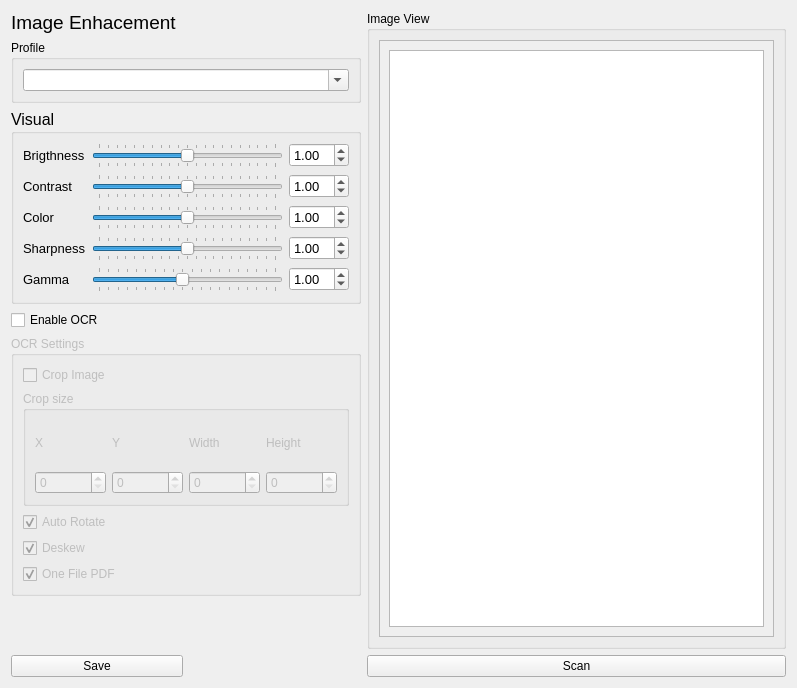
<?xml version="1.0" encoding="UTF-8"?>
<ui version="4.0">
 <class>Form</class>
 <widget class="QWidget" name="Form">
  <property name="geometry">
   <rect>
    <x>0</x>
    <y>0</y>
    <width>797</width>
    <height>688</height>
   </rect>
  </property>
  <property name="windowTitle">
   <string>Form</string>
  </property>
  <property name="windowIcon">
   <iconset theme="scanner"/>
  </property>
  <layout class="QGridLayout" name="gridLayout_3">
   <item row="0" column="0">
    <widget class="QLabel" name="label_2">
     <property name="font">
      <font>
       <pointsize>14</pointsize>
      </font>
     </property>
     <property name="text">
      <string>Image Enhacement</string>
     </property>
    </widget>
   </item>
   <item row="0" column="2" rowspan="8">
    <widget class="QGroupBox" name="groupBox">
     <property name="title">
      <string>Image View</string>
     </property>
     <layout class="QHBoxLayout" name="horizontalLayout">
      <item>
       <widget class="QScrollArea" name="scrollArea">
        <property name="widgetResizable">
         <bool>true</bool>
        </property>
        <widget class="QWidget" name="scrollAreaWidgetContents">
         <property name="geometry">
          <rect>
           <x>0</x>
           <y>0</y>
           <width>413</width>
           <height>594</height>
          </rect>
         </property>
         <layout class="QVBoxLayout" name="verticalLayout">
          <item>
           <widget class="QGraphicsView" name="view">
            <property name="alignment">
             <set>Qt::AlignmentFlag::AlignLeading|Qt::AlignmentFlag::AlignLeft|Qt::AlignmentFlag::AlignTop</set>
            </property>
            <property name="dragMode">
             <enum>QGraphicsView::DragMode::NoDrag</enum>
            </property>
           </widget>
          </item>
         </layout>
        </widget>
       </widget>
      </item>
     </layout>
    </widget>
   </item>
   <item row="8" column="0">
    <widget class="QPushButton" name="saveButton">
     <property name="text">
      <string>Save</string>
     </property>
    </widget>
   </item>
   <item row="4" column="0">
    <widget class="QCheckBox" name="OCR_Enabled">
     <property name="text">
      <string>Enable OCR</string>
     </property>
    </widget>
   </item>
   <item row="8" column="2">
    <widget class="QPushButton" name="scanButton">
     <property name="toolTip">
      <string>Enabled when connected to scanner</string>
     </property>
     <property name="text">
      <string>Scan</string>
     </property>
    </widget>
   </item>
   <item row="5" column="0" colspan="2">
    <widget class="QGroupBox" name="OCR_Box">
     <property name="enabled">
      <bool>false</bool>
     </property>
     <property name="minimumSize">
      <size>
       <width>350</width>
       <height>260</height>
      </size>
     </property>
     <property name="title">
      <string>OCR Settings</string>
     </property>
     <layout class="QVBoxLayout" name="verticalLayout_2">
      <item>
       <widget class="QCheckBox" name="checkCrop">
        <property name="text">
         <string>Crop Image</string>
        </property>
       </widget>
      </item>
      <item>
       <widget class="QGroupBox" name="groupBox_4">
        <property name="title">
         <string>Crop size</string>
        </property>
        <layout class="QGridLayout" name="gridLayout">
         <item row="1" column="1">
          <widget class="QSpinBox" name="cropY">
           <property name="maximum">
            <number>10000</number>
           </property>
          </widget>
         </item>
         <item row="1" column="2">
          <widget class="QSpinBox" name="cropW">
           <property name="maximum">
            <number>10000</number>
           </property>
          </widget>
         </item>
         <item row="0" column="0">
          <widget class="QLabel" name="label_5">
           <property name="text">
            <string>X</string>
           </property>
          </widget>
         </item>
         <item row="0" column="3">
          <widget class="QLabel" name="label_8">
           <property name="text">
            <string>Height</string>
           </property>
          </widget>
         </item>
         <item row="1" column="0">
          <widget class="QSpinBox" name="cropX">
           <property name="maximum">
            <number>10000</number>
           </property>
          </widget>
         </item>
         <item row="1" column="3">
          <widget class="QSpinBox" name="cropH">
           <property name="maximum">
            <number>10000</number>
           </property>
          </widget>
         </item>
         <item row="0" column="2">
          <widget class="QLabel" name="label_7">
           <property name="text">
            <string>Width</string>
           </property>
          </widget>
         </item>
         <item row="0" column="1">
          <widget class="QLabel" name="label_6">
           <property name="text">
            <string>Y</string>
           </property>
          </widget>
         </item>
        </layout>
       </widget>
      </item>
      <item>
       <widget class="QCheckBox" name="checkAutoRotate">
        <property name="enabled">
         <bool>false</bool>
        </property>
        <property name="text">
         <string>Auto Rotate</string>
        </property>
        <property name="checked">
         <bool>true</bool>
        </property>
       </widget>
      </item>
      <item>
       <widget class="QCheckBox" name="checkDeskew">
        <property name="enabled">
         <bool>false</bool>
        </property>
        <property name="text">
         <string>Deskew</string>
        </property>
        <property name="checked">
         <bool>true</bool>
        </property>
       </widget>
      </item>
      <item>
       <widget class="QCheckBox" name="checkBox">
        <property name="enabled">
         <bool>false</bool>
        </property>
        <property name="text">
         <string>One File PDF</string>
        </property>
        <property name="checked">
         <bool>true</bool>
        </property>
       </widget>
      </item>
     </layout>
    </widget>
   </item>
   <item row="2" column="0" rowspan="2" colspan="2">
    <widget class="QGroupBox" name="groupBox_2">
     <property name="minimumSize">
      <size>
       <width>350</width>
       <height>0</height>
      </size>
     </property>
     <property name="font">
      <font>
       <pointsize>12</pointsize>
      </font>
     </property>
     <property name="title">
      <string>Visual</string>
     </property>
     <layout class="QGridLayout" name="gridLayout_2">
      <item row="4" column="0">
       <widget class="QLabel" name="label_3">
        <property name="font">
         <font>
          <pointsize>10</pointsize>
         </font>
        </property>
        <property name="text">
         <string>Color</string>
        </property>
       </widget>
      </item>
      <item row="5" column="1">
       <widget class="QSlider" name="sharpnessSlider">
        <property name="font">
         <font>
          <pointsize>10</pointsize>
         </font>
        </property>
        <property name="maximum">
         <number>20</number>
        </property>
        <property name="sliderPosition">
         <number>10</number>
        </property>
        <property name="orientation">
         <enum>Qt::Orientation::Horizontal</enum>
        </property>
        <property name="tickPosition">
         <enum>QSlider::TickPosition::TicksBothSides</enum>
        </property>
        <property name="tickInterval">
         <number>1</number>
        </property>
       </widget>
      </item>
      <item row="5" column="0">
       <widget class="QLabel" name="label_4">
        <property name="font">
         <font>
          <pointsize>10</pointsize>
         </font>
        </property>
        <property name="text">
         <string>Sharpness</string>
        </property>
       </widget>
      </item>
      <item row="5" column="2">
       <widget class="QDoubleSpinBox" name="sharpnessLcd">
        <property name="font">
         <font>
          <pointsize>10</pointsize>
         </font>
        </property>
        <property name="maximum">
         <double>19.989999999999998</double>
        </property>
        <property name="singleStep">
         <double>0.100000000000000</double>
        </property>
        <property name="value">
         <double>1.000000000000000</double>
        </property>
       </widget>
      </item>
      <item row="3" column="0">
       <widget class="QLabel" name="label">
        <property name="font">
         <font>
          <pointsize>10</pointsize>
         </font>
        </property>
        <property name="text">
         <string>Contrast</string>
        </property>
       </widget>
      </item>
      <item row="4" column="2">
       <widget class="QDoubleSpinBox" name="colorLcd">
        <property name="font">
         <font>
          <pointsize>10</pointsize>
         </font>
        </property>
        <property name="buttonSymbols">
         <enum>QAbstractSpinBox::ButtonSymbols::UpDownArrows</enum>
        </property>
        <property name="keyboardTracking">
         <bool>false</bool>
        </property>
        <property name="maximum">
         <double>19.989999999999998</double>
        </property>
        <property name="singleStep">
         <double>0.100000000000000</double>
        </property>
        <property name="value">
         <double>1.000000000000000</double>
        </property>
       </widget>
      </item>
      <item row="3" column="1">
       <widget class="QSlider" name="contrastSlider">
        <property name="font">
         <font>
          <pointsize>10</pointsize>
         </font>
        </property>
        <property name="autoFillBackground">
         <bool>false</bool>
        </property>
        <property name="maximum">
         <number>20</number>
        </property>
        <property name="singleStep">
         <number>1</number>
        </property>
        <property name="sliderPosition">
         <number>10</number>
        </property>
        <property name="orientation">
         <enum>Qt::Orientation::Horizontal</enum>
        </property>
        <property name="invertedAppearance">
         <bool>false</bool>
        </property>
        <property name="tickPosition">
         <enum>QSlider::TickPosition::TicksBothSides</enum>
        </property>
        <property name="tickInterval">
         <number>1</number>
        </property>
       </widget>
      </item>
      <item row="3" column="2">
       <widget class="QDoubleSpinBox" name="contrastLcd">
        <property name="font">
         <font>
          <pointsize>10</pointsize>
         </font>
        </property>
        <property name="frame">
         <bool>true</bool>
        </property>
        <property name="readOnly">
         <bool>false</bool>
        </property>
        <property name="buttonSymbols">
         <enum>QAbstractSpinBox::ButtonSymbols::UpDownArrows</enum>
        </property>
        <property name="keyboardTracking">
         <bool>false</bool>
        </property>
        <property name="showGroupSeparator" stdset="0">
         <bool>false</bool>
        </property>
        <property name="maximum">
         <double>19.989999999999998</double>
        </property>
        <property name="singleStep">
         <double>0.100000000000000</double>
        </property>
        <property name="value">
         <double>1.000000000000000</double>
        </property>
       </widget>
      </item>
      <item row="4" column="1">
       <widget class="QSlider" name="colorSlider">
        <property name="font">
         <font>
          <pointsize>10</pointsize>
         </font>
        </property>
        <property name="maximum">
         <number>20</number>
        </property>
        <property name="sliderPosition">
         <number>10</number>
        </property>
        <property name="orientation">
         <enum>Qt::Orientation::Horizontal</enum>
        </property>
        <property name="tickPosition">
         <enum>QSlider::TickPosition::TicksBothSides</enum>
        </property>
        <property name="tickInterval">
         <number>1</number>
        </property>
       </widget>
      </item>
      <item row="1" column="0">
       <widget class="QLabel" name="brigthnessLabel">
        <property name="font">
         <font>
          <pointsize>10</pointsize>
         </font>
        </property>
        <property name="text">
         <string>Brigthness</string>
        </property>
       </widget>
      </item>
      <item row="1" column="2">
       <widget class="QDoubleSpinBox" name="brigthnessLcd">
        <property name="font">
         <font>
          <pointsize>10</pointsize>
         </font>
        </property>
        <property name="frame">
         <bool>true</bool>
        </property>
        <property name="readOnly">
         <bool>false</bool>
        </property>
        <property name="buttonSymbols">
         <enum>QAbstractSpinBox::ButtonSymbols::UpDownArrows</enum>
        </property>
        <property name="keyboardTracking">
         <bool>false</bool>
        </property>
        <property name="showGroupSeparator" stdset="0">
         <bool>false</bool>
        </property>
        <property name="maximum">
         <double>19.989999999999998</double>
        </property>
        <property name="singleStep">
         <double>0.100000000000000</double>
        </property>
        <property name="value">
         <double>1.000000000000000</double>
        </property>
       </widget>
      </item>
      <item row="1" column="1">
       <widget class="QSlider" name="brigthnesSlider">
        <property name="font">
         <font>
          <pointsize>10</pointsize>
         </font>
        </property>
        <property name="autoFillBackground">
         <bool>false</bool>
        </property>
        <property name="maximum">
         <number>20</number>
        </property>
        <property name="singleStep">
         <number>1</number>
        </property>
        <property name="sliderPosition">
         <number>10</number>
        </property>
        <property name="orientation">
         <enum>Qt::Orientation::Horizontal</enum>
        </property>
        <property name="invertedAppearance">
         <bool>false</bool>
        </property>
        <property name="tickPosition">
         <enum>QSlider::TickPosition::TicksBothSides</enum>
        </property>
        <property name="tickInterval">
         <number>1</number>
        </property>
       </widget>
      </item>
      <item row="6" column="0">
       <widget class="QLabel" name="label_9">
        <property name="font">
         <font>
          <pointsize>10</pointsize>
         </font>
        </property>
        <property name="text">
         <string>Gamma</string>
        </property>
       </widget>
      </item>
      <item row="6" column="1">
       <widget class="QSlider" name="gammaSlider">
        <property name="font">
         <font>
          <pointsize>10</pointsize>
         </font>
        </property>
        <property name="minimum">
         <number>1</number>
        </property>
        <property name="maximum">
         <number>20</number>
        </property>
        <property name="value">
         <number>10</number>
        </property>
        <property name="orientation">
         <enum>Qt::Orientation::Horizontal</enum>
        </property>
        <property name="tickPosition">
         <enum>QSlider::TickPosition::TicksBothSides</enum>
        </property>
        <property name="tickInterval">
         <number>1</number>
        </property>
       </widget>
      </item>
      <item row="6" column="2">
       <widget class="QDoubleSpinBox" name="gammaLcd">
        <property name="font">
         <font>
          <pointsize>10</pointsize>
         </font>
        </property>
        <property name="singleStep">
         <double>0.100000000000000</double>
        </property>
        <property name="value">
         <double>1.000000000000000</double>
        </property>
       </widget>
      </item>
     </layout>
    </widget>
   </item>
   <item row="1" column="0" colspan="2">
    <widget class="QGroupBox" name="groupBox_3">
     <property name="title">
      <string>Profile</string>
     </property>
     <layout class="QVBoxLayout" name="verticalLayout_3">
      <item>
       <widget class="QComboBox" name="profileSelect">
        <property name="editable">
         <bool>true</bool>
        </property>
        <property name="currentText">
         <string/>
        </property>
        <property name="currentIndex">
         <number>-1</number>
        </property>
        <property name="placeholderText">
         <string>default</string>
        </property>
       </widget>
      </item>
     </layout>
    </widget>
   </item>
  </layout>
 </widget>
 <resources/>
 <connections/>
</ui>
